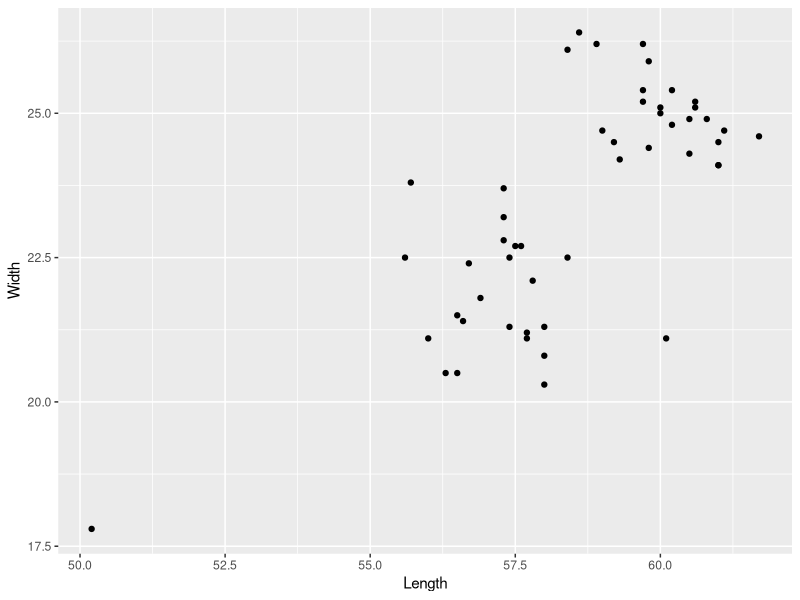

Source code (R): (Note: this script raises an error after producing the figure.)
## ---- chunk 1
knitr::opts_chunk$set(echo = TRUE)
library(readxl)
library(ggplot2)
library(cowplot)


## ---- chunk 2
#Read in data
myDat <- read_excel("01-2Ex.xlsx")

## ---- chunk 3

#Plot data
ggplot(myDat,aes(x=Length,y=Width)) +
  geom_point()
## ---- chunk 4

#Filter out low temp outlier
myDat <- myDat %>% filter(Notes!='LowTemp')

#Calculate Area

myDat$Area <- myDat$Length*myDat$Width
## ---- chunk 5

#make a plot

ggplot(myDat, aes(x=as.factor(Group),y=Width,fill=as.factor(Group))) +
  geom_boxplot(alpha=1/5) +
  geom_point()
